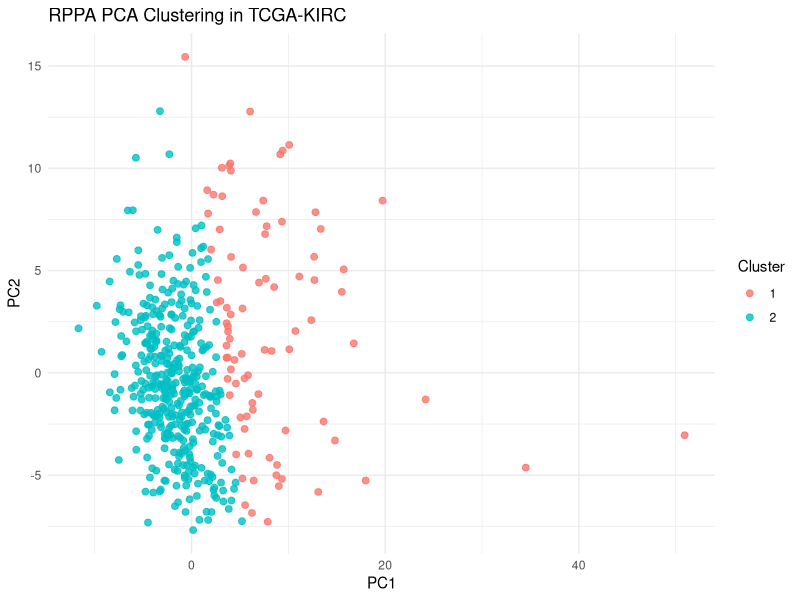

Generate this figure with R:
library(readr)
library(dplyr)
library(ggplot2)
library(tibble)

dir.create("results/clustering", recursive = TRUE, showWarnings = FALSE)

# Cargar RPPA matched
rppa <- read_tsv("data/processed/kirc_matched_rppa.tsv", show_col_types = FALSE)

# Construir matriz paciente × proteínas
rppa_patient <- rppa %>%
  mutate(patient_id = substr(SampleID, 1, 12)) %>%
  select(-SampleID, -TumorType) %>%
  group_by(patient_id) %>%
  summarise(across(everything(), ~ mean(as.numeric(.x), na.rm = TRUE)), .groups = "drop")

rppa_mat <- as.data.frame(rppa_patient[, -1])
rownames(rppa_mat) <- rppa_patient$patient_id

# Quitar columnas totalmente NA
keep_cols <- colSums(is.na(rppa_mat)) < nrow(rppa_mat)
rppa_mat <- rppa_mat[, keep_cols, drop = FALSE]

# Imputación simple por mediana
for (j in seq_len(ncol(rppa_mat))) {
  na_idx <- is.na(rppa_mat[, j])
  if (any(na_idx)) {
    med_val <- median(rppa_mat[, j], na.rm = TRUE)
    rppa_mat[na_idx, j] <- med_val
  }
}

# Quitar proteínas sin varianza
rppa_var <- apply(rppa_mat, 2, var, na.rm = TRUE)
rppa_mat <- rppa_mat[, rppa_var > 0, drop = FALSE]

# PCA
pca_res <- prcomp(rppa_mat, scale. = TRUE)

pca_scores <- as.data.frame(pca_res$x[, 1:2]) %>%
  rownames_to_column("patient_id")

# Clustering con k = 2
set.seed(123)
km <- kmeans(pca_scores[, c("PC1", "PC2")], centers = 2, nstart = 50)

pca_scores$cluster <- as.factor(km$cluster)

# Guardar tabla de clusters
write_tsv(pca_scores, "results/clustering/rppa_pca_clusters.tsv")

cluster_sizes <- pca_scores %>%
  count(cluster)

write_tsv(cluster_sizes, "results/clustering/rppa_cluster_sizes.tsv")

# Gráfico PCA
p <- ggplot(pca_scores, aes(x = PC1, y = PC2, color = cluster)) +
  geom_point(alpha = 0.8, size = 2) +
  labs(
    title = "RPPA PCA Clustering in TCGA-KIRC",
    x = "PC1",
    y = "PC2",
    color = "Cluster"
  ) +
  theme_minimal()

ggsave("results/clustering/rppa_pca_clusters.png", p, width = 8, height = 6, dpi = 300)

message("RPPA PCA and clustering completed successfully.")
message(paste("Patients clustered:", nrow(pca_scores)))
print(cluster_sizes)
